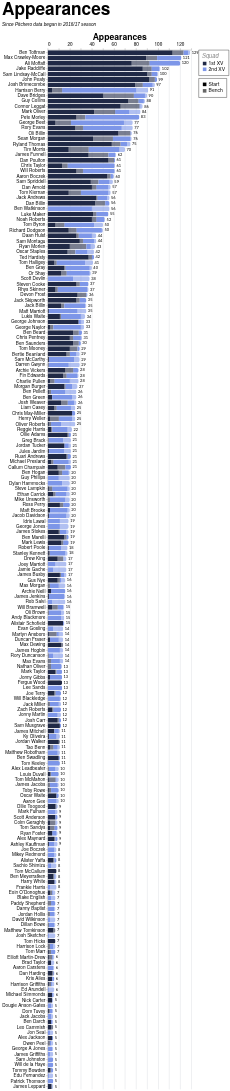

Specify this chart in Vega-Lite:
### Vega-Lite specification from a JSON file in a GitHub repository (floating-point values rounded to 4 significant figures; data arrays with more than 128 entries replaced by an {"elided": "..."} marker saying what was removed)
{"config": {"axis": {"labelFont": "PT Sans Narrow, Helvetica Neue, Helvetica, Arial, sans-serif", "titleFont": "PT Sans Narrow, Helvetica Neue, Helvetica, Arial, sans-serif", "labelFontSize": 13, "titleFontSize": 24, "gridColor": "#202947", "gridOpacity": 0.2, "zindex": 1}, "text": {"font": "Lato, sans-serif"}, "bar": {"cornerRadiusEnd": 5}, "header": {"labelFont": "PT Sans Narrow, Helvetica Neue, Helvetica, Arial, sans-serif", "titleFont": "PT Sans Narrow, Helvetica Neue, Helvetica, Arial, sans-serif", "labelFontSize": 24, "titleFontSize": 28, "labelFontWeight": "bold", "orient": "left"}, "legend": {"labelFont": "PT Sans Narrow, Helvetica Neue, Helvetica, Arial, sans-serif", "titleFont": "PT Sans Narrow, Helvetica Neue, Helvetica, Arial, sans-serif", "labelFontSize": 14, "titleFontSize": 16, "titlePadding": 5, "fillColor": "white", "strokeColor": "black", "padding": 10, "titleFontWeight": "lighter", "titleFontStyle": "italic", "titleColor": "gray", "offset": 10}, "title": {"font": "PT Sans Narrow, Helvetica Neue, Helvetica, Arial, sans-serif", "fontSize": 48, "fontWeight": "bold", "anchor": "start", "align": "center", "titlePadding": 20, "subtitlePadding": 10, "subtitleFontSize": 13, "subtitleColor": "", "subtitleFontStyle": "italic", "offset": 15, "color": "black"}, "axisX": {"labelAngle": 0}, "facet": {"title": null, "header": null, "align": {"row": "each", "column": "each"}}, "resolve": {"scale": {"y": "independent", "facet": "independent"}}, "background": "transparent", "scale": {"offsetBandPaddingOuter": 0.2, "offsetBandPaddingInner": 0.1}, "view": {"stroke": null, "background": "transparent"}}, "layer": [{"mark": {"type": "bar"}, "encoding": {"color": {"field": "squad", "legend": {"direction": "vertical", "labelExpr": "datum.value + ' XV'", "offset": 20, "orient": "right", "title": "Squad"}, "scale": {"domain": ["1st", "2nd"], "range": ["#202946", "#7d96e8"]}, "sort": ["1st", "2nd"], "type": "nominal"}, "opacity": {"field": "start", "legend": {"direction": "vertical", "offset": 20, "orient": "right", "title": null}, "scale": {"domain": ["Start", "Bench"], "range": [1.0, 0.6]}, "sort": ["Start", "Bench"], "type": "nominal"}, "order": {"field": "stack_order", "sort": "ascending", "type": "quantitative"}, "tooltip": [{"field": "player", "title": "Player", "type": "nominal"}, {"field": "squad", "title": "Squad", "type": "nominal"}, {"field": "start", "title": "Selection", "type": "nominal"}, {"aggregate": "sum", "field": "games", "title": "Games", "type": "quantitative"}, {"aggregate": "max", "field": "player_total", "title": "Total", "type": "quantitative"}], "x": {"aggregate": "sum", "axis": {"orient": "top", "title": "Appearances"}, "field": "games", "type": "quantitative"}, "y": {"field": "player", "sort": {"field": "player_total", "op": "max", "order": "descending"}, "title": null, "type": "nominal"}}}, {"mark": {"type": "text", "align": "left", "baseline": "middle", "color": "black", "dx": 4, "fontSize": 11}, "encoding": {"text": {"field": "total_games", "format": ".0f", "type": "quantitative"}, "x": {"axis": {"orient": "top", "title": "Appearances"}, "field": "total_games", "type": "quantitative"}, "y": {"field": "player", "sort": {"field": "player_total", "op": "max", "order": "descending"}, "title": null, "type": "nominal"}}, "transform": [{"aggregate": [{"op": "sum", "field": "games", "as": "total_games"}, {"op": "max", "field": "player_total", "as": "player_total"}], "groupby": ["player"]}]}], "data": {"name": "data-9ba6da618f595aba5c25f4d1d0fac5bd"}, "height": {"step": 15}, "params": [{"name": "seasonParam", "value": []}, {"name": "gameTypesParam", "value": []}, {"name": "squadParam", "value": "All"}, {"name": "positionsParam", "value": []}, {"name": "minAppsParam", "value": 5}], "title": {"text": "Appearances", "subtitle": "Since Pitchero data began in 2016/17 season"}, "transform": [{"filter": "length(seasonParam) === 0 || indexof(seasonParam, datum.season) >= 0"}, {"filter": "length(gameTypesParam) === 0 || indexof(gameTypesParam, datum.game_type) >= 0"}, {"filter": "squadParam === \"All\" || datum.squad === squadParam"}, {"filter": "length(positionsParam) === 0 || indexof(positionsParam, datum.position) >= 0"}, {"joinaggregate": [{"op": "sum", "field": "games", "as": "player_total"}], "groupby": ["player"]}, {"filter": "datum.player_total >= minAppsParam"}], "width": 400, "$schema": "https://vega.github.io/schema/vega-lite/v5.20.1.json", "datasets": {"data-9ba6da618f595aba5c25f4d1d0fac5bd": {"elided": "2371 records"}}}
